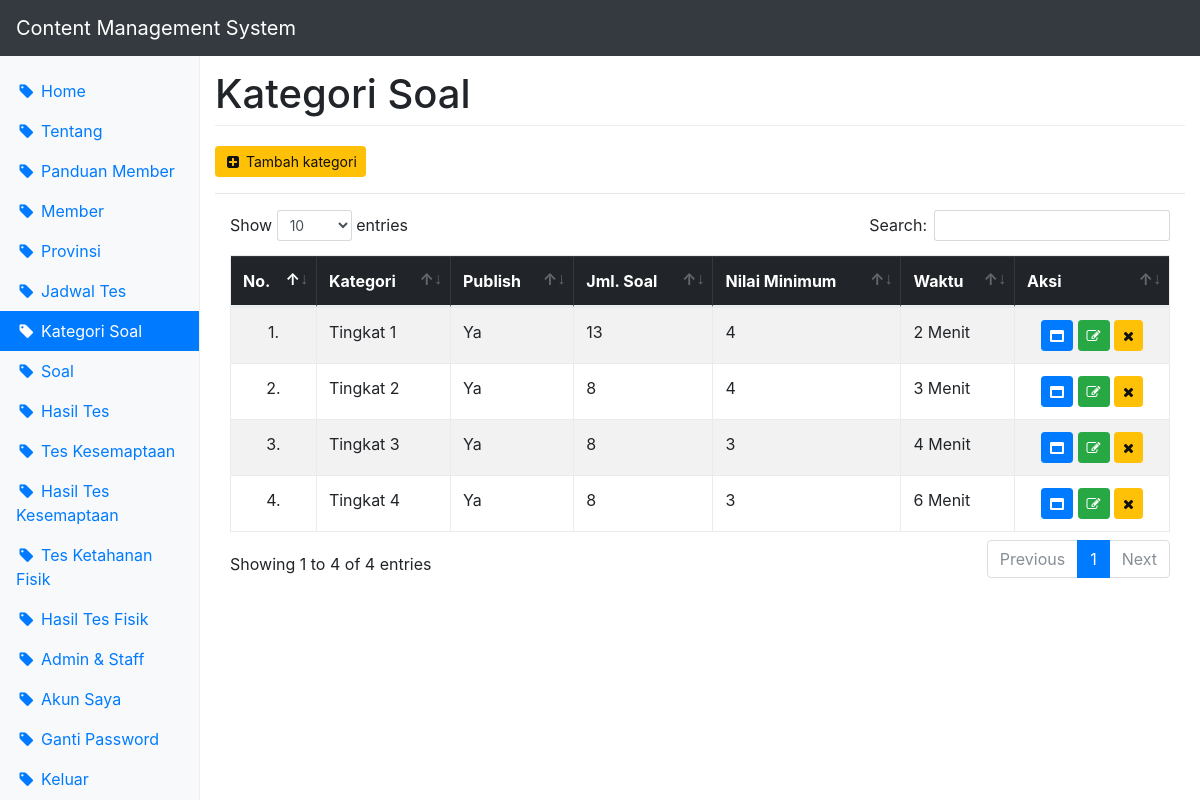
Page /cms/?page=kategori (signed in) on the committed database.
### tables this page shows
CREATE TABLE `kategori` (
  `id_kategori` int(11) NOT NULL,
  `nama_kategori` varchar(100) NOT NULL,
  `ket` text NOT NULL,
  `waktu` int(3) NOT NULL,
  `nilai_min` int(11) NOT NULL,
  `publish` enum('Ya','Tidak') NOT NULL
);

### cms/kategori_show.php (the view)
<?php echo '<div><a href="?page='.$page.'&act=add" class="btn btn-sm btn-warning" title="Tambah kategori"><span class="fa fa-plus-square fa-fw"></span> Tambah kategori</a></div>'; ?>
<hr>
<table id="datatable" class="table table-responsive table-striped table-bordered table-hover" width="100%" cellspacing="0">
	<thead class="table-inverse">
		<tr>
			<th>No.</th>
			<th>Kategori</th>
			<th>Publish</th>
			<th>Jml. Soal</th>
			<th>Nilai Minimum</th>
			<th>Waktu</th>
			<th>Aksi</th>
		</tr>
	</thead>
	<tbody>
	<?php
		$no = 1;
		$sql = "select k.id_kategori, k.nama_kategori, k.publish, count(s.id_soal) jml_soal, k.nilai_min, k.waktu
						from kategori k left join soal s
						on k.id_kategori = s.id_kategori
						group by k.id_kategori, k.nama_kategori";
		$query = $db->query($sql);
		while($data = $query->fetch_assoc()){
			echo '<tr>
				<td class="text-center">'.$no.'.</td>
				<td>'.$data['nama_kategori'].'</td>
				<td>'.$data['publish'].'</td>
				<td>'.$data['jml_soal'].'</td>
				<td>'.$data['nilai_min'].'</td>
				<td>'.$data['waktu'].' Menit</td>
				<td class="text-center">
					<a href="?page='.$page.'&act=detail&id_kategori='.$data['id_kategori'].'" class="btn btn-sm btn-primary" title="Detail kategori"><span class="fa fa-window-maximize"></span></a>
					<a href="?page='.$page.'&act=edit&id_kategori='.$data['id_kategori'].'" class="btn btn-sm btn-success" title="Edit kategori"><span class="fa fa-edit"></span></a>
					<a href="?page='.$page.'&act=delete&id_kategori='.$data['id_kategori'].'" class="btn btn-sm btn-warning" title="Hapus kategori" onclick="return confirm(\'Anda yakin ingin menghapus kategori ini?\nSoal-soal yang terkait dengan kategori ini akan ikut terhapus\nData yang sudah dihapus tidak dapat dikembalikan\')"><span class="fa fa-remove"></span></a>
				</td>
			</tr>';
			$no++;
		}
	?>
	</tbody>
</table>

### css/dashboard.css (style rules this page uses)
body { padding-top: 3.5rem; }

### rows in the picture
kategori: nama_kategori "Tingkat 1", publish "Ya", jml_soal "13", nilai_min "4", waktu "2"
kategori: nama_kategori "Tingkat 2", publish "Ya", jml_soal "8", nilai_min "4", waktu "3"
kategori: nama_kategori "Tingkat 3", publish "Ya", jml_soal "8", nilai_min "3", waktu "4"
kategori: nama_kategori "Tingkat 4", publish "Ya", jml_soal "8", nilai_min "3", waktu "6"

### other values in the picture
$menu "Home"
$menu "Tentang"
$menu "Panduan Member"
$menu "Member"
$menu "Provinsi"
$menu "Jadwal Tes"
$menu "Kategori Soal"
$menu "Soal"
$menu "Hasil Tes"
$menu "Tes Kesemaptaan"
$menu "Hasil Tes Kesemaptaan"
$menu "Tes Ketahanan Fisik"
$menu "Hasil Tes Fisik"
$menu "Admin & Staff"
$menu "Akun Saya"
